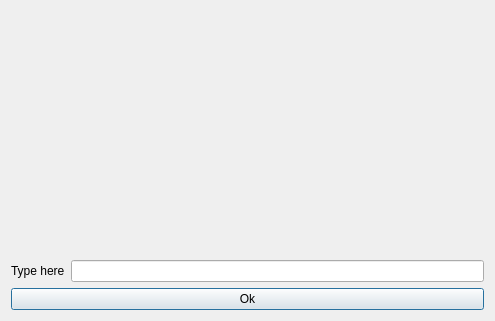
<?xml version="1.0" encoding="UTF-8"?>
<ui version="4.0">
 <class>CaptchaChallengeDialog</class>
 <widget class="QDialog" name="CaptchaChallengeDialog">
  <property name="geometry">
   <rect>
    <x>0</x>
    <y>0</y>
    <width>495</width>
    <height>321</height>
   </rect>
  </property>
  <property name="windowTitle">
   <string>Dialog</string>
  </property>
  <layout class="QVBoxLayout" name="verticalLayout_2">
   <item>
    <layout class="QVBoxLayout" name="verticalLayout">
     <item>
      <widget class="QLabel" name="captchaLabel">
       <property name="text">
        <string/>
       </property>
      </widget>
     </item>
     <item>
      <layout class="QHBoxLayout" name="horizontalLayout">
       <item>
        <widget class="QLabel" name="label">
         <property name="text">
          <string>Type here</string>
         </property>
        </widget>
       </item>
       <item>
        <widget class="QLineEdit" name="input"/>
       </item>
      </layout>
     </item>
    </layout>
   </item>
   <item>
    <widget class="QPushButton" name="tryButton">
     <property name="text">
      <string>Ok</string>
     </property>
    </widget>
   </item>
  </layout>
 </widget>
 <resources/>
 <connections/>
</ui>
